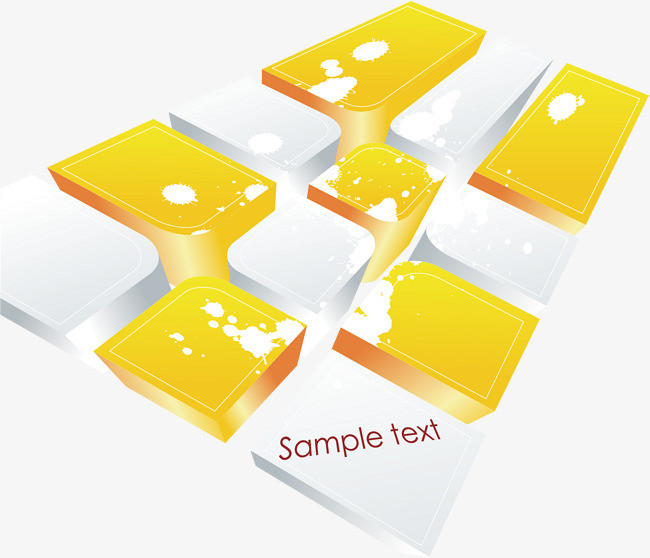
//> input picture opencv/2.jpg, 650 x 558 px
$ ./img_split   (built with g++ and OpenCV 4)
//> lines starting //> are read from the running program, lines starting //| are printed output that depends on the picture
#include <opencv2/opencv.hpp>
#include <opencv2/highgui/highgui.hpp>
#include <opencv2/imgproc/imgproc.hpp>
using namespace cv;
int main()
{

    Mat srcImage = imread("../2.jpg");
//> srcImage is the input picture: 558 rows x 650 cols, CV_8UC3; mean B, G, R 192.9, 233.5, 242
    imshow("raw",srcImage);
    Mat channels[3];
    Mat imageBlueChannel;
    Mat imageGreenChannel;
    Mat imageRedChannel;
    split(srcImage,channels);
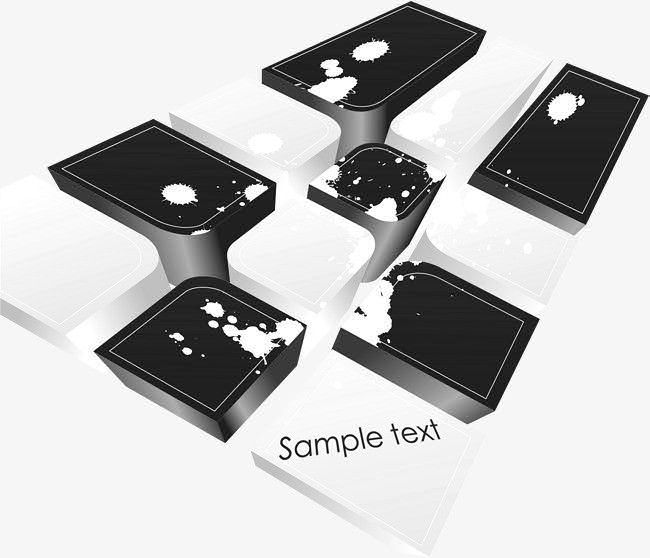
//> channels[0]: 558 rows x 650 cols, CV_8UC1; min 0, max 255, mean 192.9
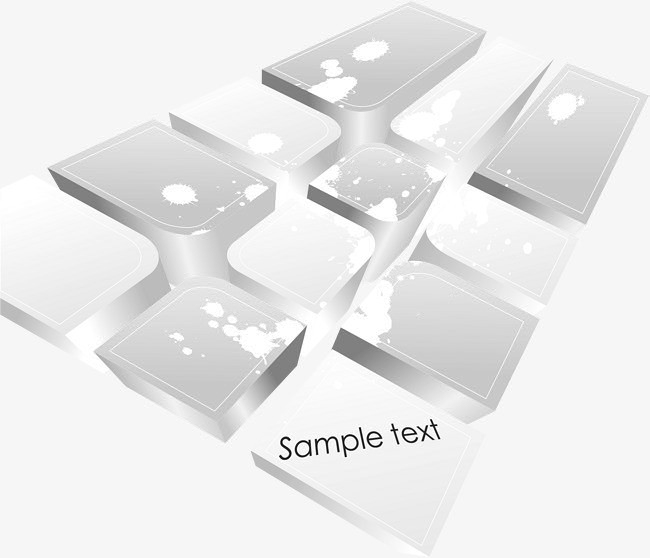
//> channels[1]: 558 rows x 650 cols, CV_8UC1; min 0, max 255, mean 233.5
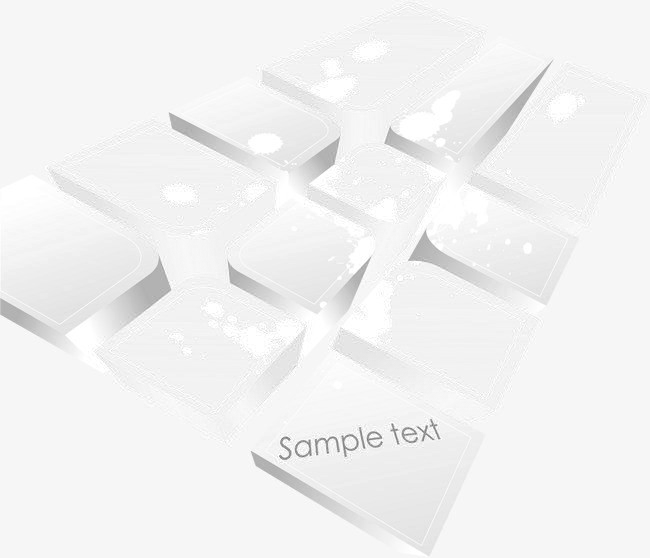
//> channels[2]: 558 rows x 650 cols, CV_8UC1; min 116, max 255, mean 242
    imageBlueChannel = channels[0];
    imageGreenChannel = channels[1];
    imageRedChannel = channels[2];
    imshow("blue",imageBlueChannel);
    imshow("green",imageGreenChannel);
    imshow("red",imageRedChannel);
    waitKey(0);
    return 0;
}
